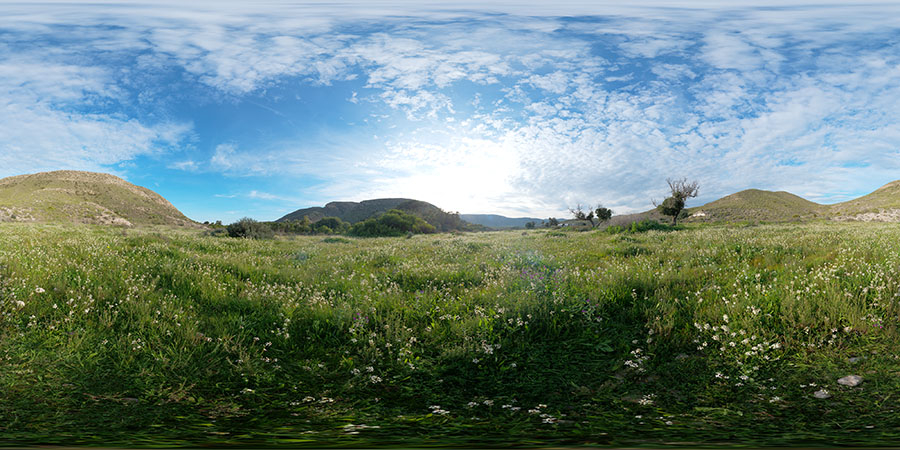
#> input picture Image Flitering/natural.jpg, 900 x 450 px, found by its file name
$ python median.py
#> lines starting #> are read from the running program, lines starting #| are printed output that depends on the picture
import cv2

image = cv2.imread(r"C:\Users\kansa\OneDrive\Desktop\sem 6\OpenCV\Image Flitering\natural.jpg")
#> image is the input picture: shape (450, 900, 3); mean B, G, R 123, 130.9, 109.5

blurred_image = cv2.medianBlur(image, 15)
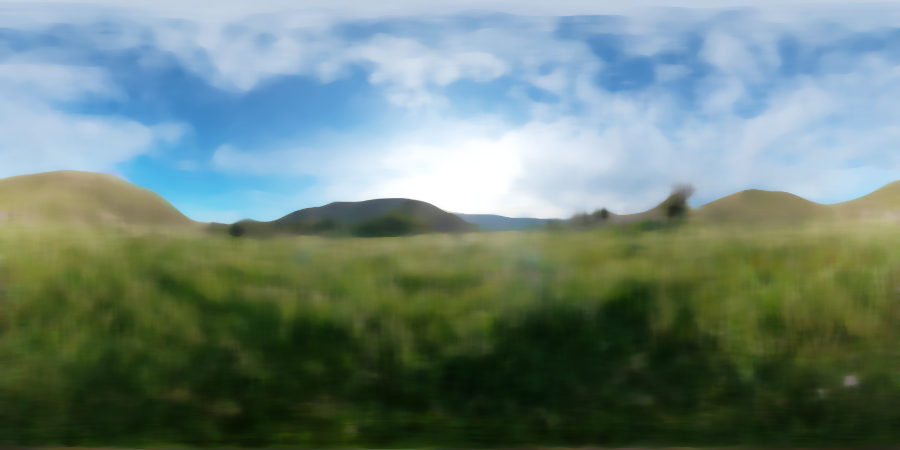
#> blurred_image: shape (450, 900, 3); mean B, G, R 121.3, 130.3, 108.5

cv2.imshow("Original Image", image)
cv2.imshow("Median Blurred Image", blurred_image)
cv2.waitKey(0)
cv2.destroyAllWindows()
